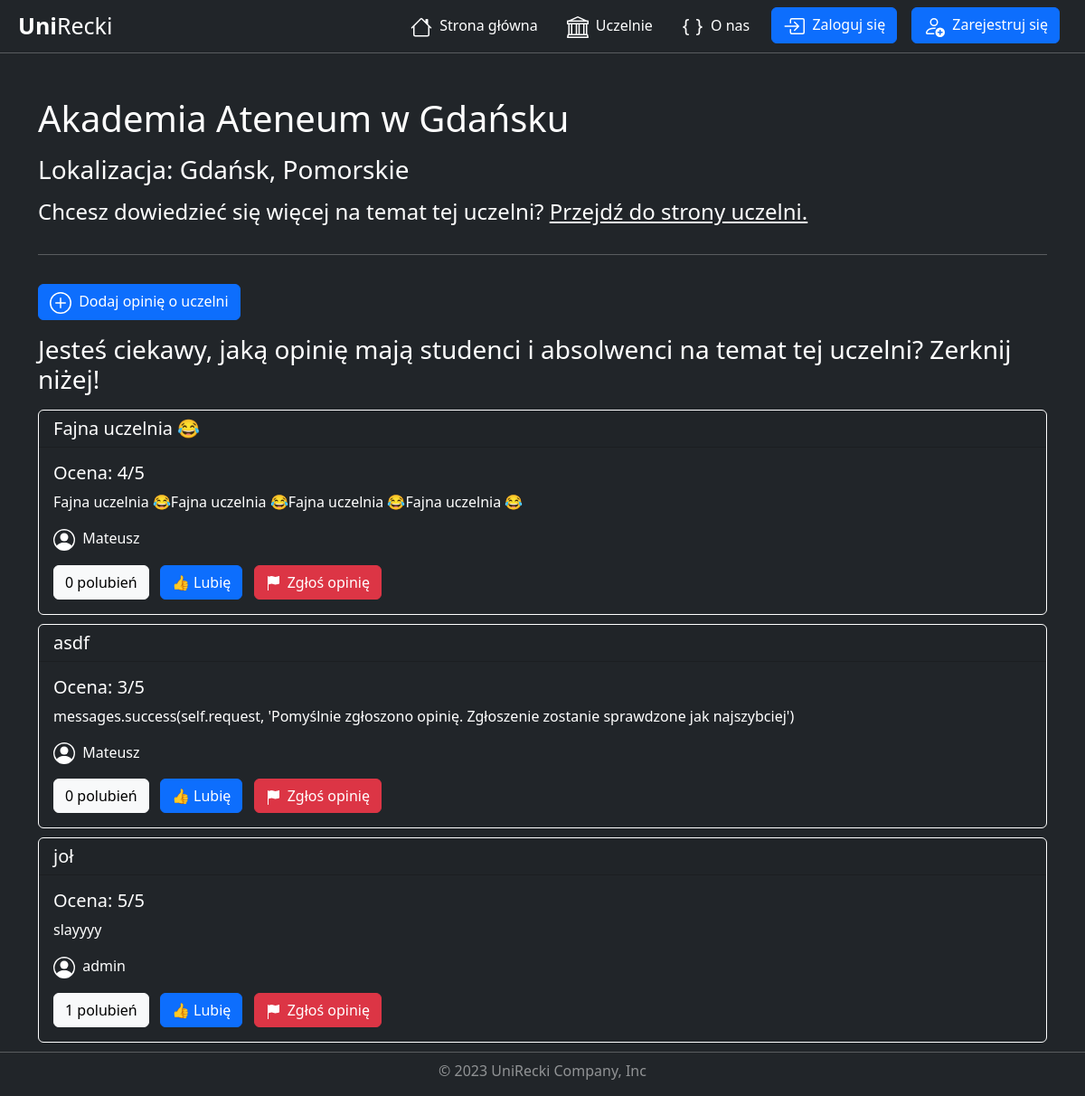
The app's page /university/5/, older data.
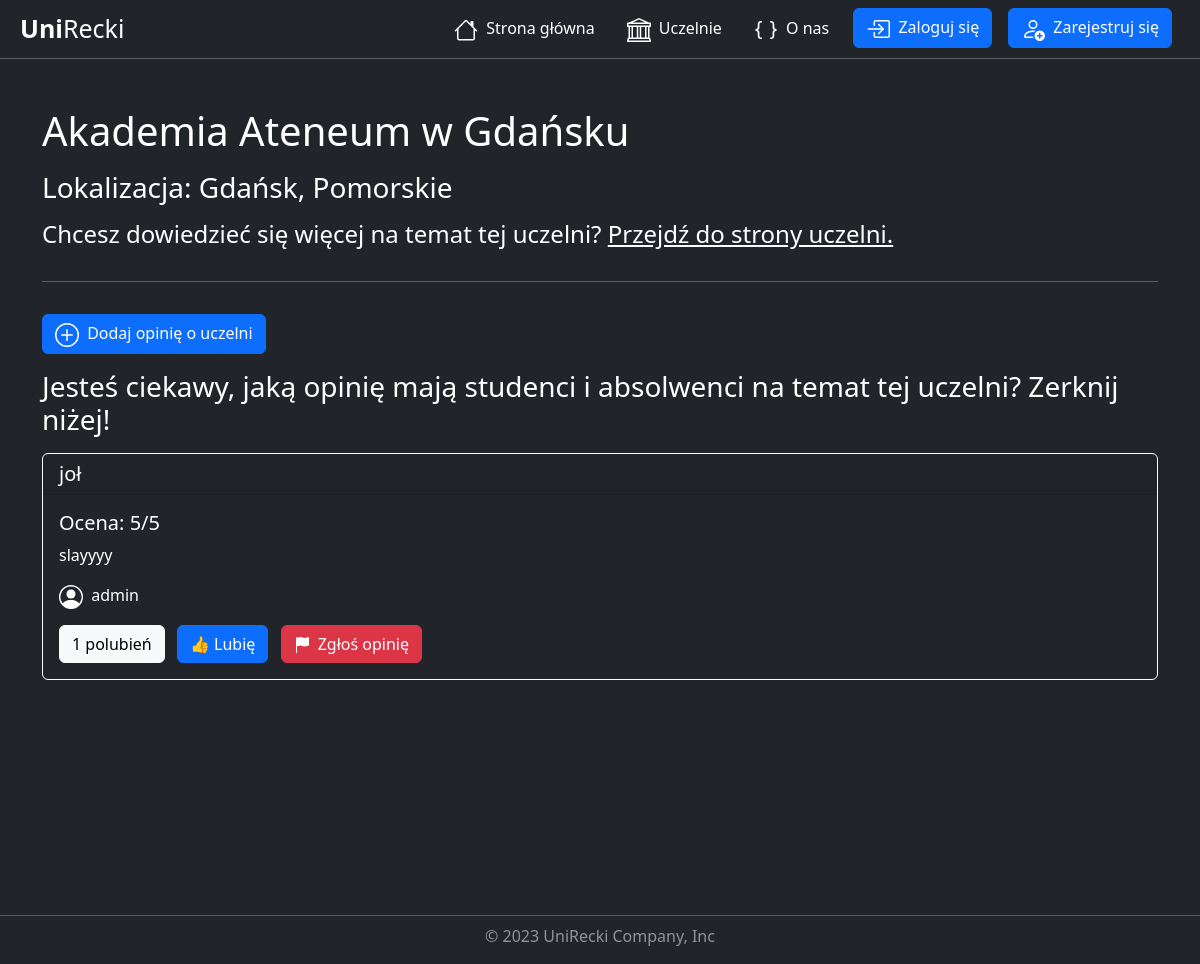
The same page, newer data.
### universities/models.py (models this page shows, shortened)
class Review(models.Model):
    title = models.CharField( max_length=150)
    description = models.CharField( max_length=3000)
    rating = models.IntegerField(validators=[
            MaxValueValidator(5),
            MinValueValidator(1)
        ])
    add_date = models.DateTimeField(default=timezone.now, blank=True)
    university = models.ForeignKey(University, on_delete=models.CASCADE)
    user = models.ForeignKey(User, on_delete=models.CASCADE)
    users_like = models.ManyToManyField(User, related_name='images_liked', blank=True)
    class Meta:
        verbose_name = 'Review'
        verbose_name_plural = 'Reviews'

### universities/views.py (the view)
# urls.py: path('<int:pk>/', views.UniversityDetailView.as_view(), name='university_detail'),
class UniversityDetailView(DetailView):
    model = University
    template_name = 'universities/university_detail.html'  # Replace with your desired template name
    context_object_name = 'university'
    def get_context_data(self, **kwargs):
        context = super().get_context_data(**kwargs)
        university = self.get_object()
        reviews = university.review_set.all().order_by('-add_date')
        context['reviews'] = reviews
        return context

### universities/templates/universities/university_detail.html (shortened to what this page needs)
{% extends "base.html" %}
{% load static %}
{% block css %}
    <link rel="stylesheet" href="{% static "universities/university_detail.css" %}">
{% endblock css %}
{% block content %}
    <div class="container mt-5">
        <div class="row">
            <h1 class="mb-3">{{ university.name }}</h1>
            <h3 class="mb-3">Lokalizacja: {{ university.city }}, {{ university.voivodeship | capfirst }}</h3>
        </div>
        <div class="row">
            <h4 class="mb-3">
                Chcesz dowiedzieć się więcej na temat tej uczelni? <a href="{{ university.link }}">Przejdź do strony uczelni.</a>
            </h4>
        </div>
        <hr class="mt-3">
        <a href="{% url 'review_create' university.pk %}"
           class="btn btn-primary my-3">
        Dodaj opinię o uczelni</a>
        <h3 class="mb-3">Jesteś ciekawy, jaką opinię mają studenci i absolwenci na temat tej uczelni? Zerknij niżej!</h3>
        {% for review in reviews %}
            <div class="card bg-dark">
                <h5 class="card-header ">{{ review.title }}</h5>
                <div class="card-body">
                    <h5 class="card-title">Ocena: {{ review.rating }}/5</h5>
                    <p class="card-text">{{ review.description }}</p>
                    <p class="card-text">
                        {{ review.user.username }}
                    </p>
                    {% with total_likes=review.users_like.count %}
                        <span class="count-{{ review.id }} btn btn-light me-2">
                            <span class="total">{{ total_likes }}</span>
                            polubień
                        </span>
                    {% endwith %}
                    <a href="#"
                       class="like btn btn-primary me-2"
                       data-id="{{ review.id }}"
                       data-action="{% if request.user in review.users_like.all %}un{% endif %}like">
                        {% if request.user not in review.users_like.all %}
                            👍 Lubię
                        {% else %}
                            👎 Nie lubię
                        {% endif %}
                    </a>
                    <a href="{% url 'review_report_create' review.pk %}"
                       class="btn btn-danger">
                    Zgłoś opinię</a>
                </div>
            </div>
        {% empty %}
            <p>Brak opinii dla tej uczelni.</p>
        {% endfor %}
    </div>
{% endblock content %}

Row changes from the older to the newer data that the page shows:
removed Review: title "Fajna uczelnia 😂", rating "4", description "Fajna uczelnia 😂Fajna uczelnia 😂Fajna uczelnia 😂Fajna uczelnia 😂", user.username "Mateusz", users_like.count "0", shows "👍 Lubię"
removed Review: title "asdf", rating "3", description "messages.success(self.request, 'Pomyślnie zgłoszono opinię. Zgłoszenie zostanie sprawdzone jak najszybciej')", user.username "Mateusz", users_like.count "0", shows "👍 Lubię"
